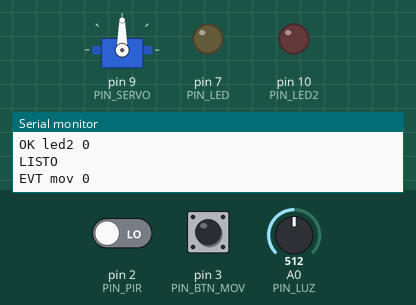
The sketch below on a simulated Arduino Mega 2560, built with avr-gcc and run on an emulated ATmega2560. Parts: servo, output pins drawn as LEDs (lit = HIGH), the last lines printed to the serial monitor. Inputs (shaded band) come from the test bench; at power-on: pin 2 (PIN_PIR) LOW, pin 3 (PIN_BTN_MOV) HIGH, A0 (PIN_LUZ) = 512.

Above: at 0.1 s.
At 1.1 s:
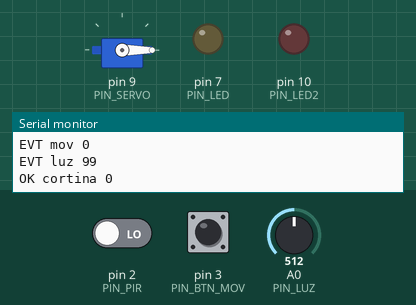
Timing chart, 0 to 2.6 s (numbered marks = the images above):
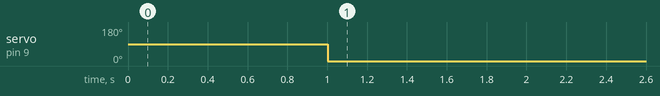

The sketch:

firmware.ino
```cpp
#include <Servo.h>

// Casa Inteligente - firmware del Arduino (Uno o Mega) (capa de hardware).
// Lee sensores y ejecuta comandos: las reglas viven en el backend
// (ControladorAutomatizacion). Unica excepcion: RESPALDO de la cortina por luz, que solo
// actua si el servidor no esta disponible (el puente manda "HB" cada 5 s mientras hay conexion).
// Protocolo serial por lineas, 115200 baudios:
//   Arduino -> PC:  EVT luz <lux> | EVT mov <0|1> | OK led <0|1> | OK led2 <0|1> | OK cortina <0-100>
//   PC -> Arduino:  CMD led <0|1> | CMD led2 <0|1> | CMD cortina <0-100> | HB (latido: el servidor esta conectado)

const uint8_t PIN_PIR = 2;     // SensorMovimiento
const uint8_t PIN_BTN_MOV = 3; // Solo pruebas: boton que simula movimiento (en Wokwi el PIR no se automatiza)
const uint8_t PIN_LUZ = A0;    // SensorLuz (AO del modulo fotoresistencia)
const uint8_t PIN_LED = 7;     // LED
const uint8_t PIN_LED2 = 10;   // LED 2 (mismas reglas que el LED)
const uint8_t PIN_SERVO = 9;   // Servomotor de la Cortina

// Curva de la fotoresistencia del modulo de Wokwi (valores de su documentacion).
// ponytail: calibrar GAMMA/RL10 con el LDR real del montaje fisico.
const float GAMMA = 0.7, RL10 = 50;

// Respaldo de la cortina (misma regla que el servidor: 300 lux, con histeresis para no parpadear):
// se abre por encima de LUX_UMBRAL y se cierra por debajo de LUX_UMBRAL - LUX_HIST.
const float LUX_UMBRAL = 300, LUX_HIST = 50;
const unsigned long LATIDO_MAX_MS = 15000;  // sin latido en este tiempo = sin servidor = modo respaldo
unsigned long ultimoLatido = 0;
bool hayLatido = false;

const unsigned long PERIODO_LUZ_MS = 1000;
unsigned long ultimaLuz = 0;
int ultimoMov = -1;
String linea;

// Servo: libreria Servo (funciona en Uno y en Mega).
Servo servo;
void servoInit() { servo.attach(PIN_SERVO); }
void servoGrados(int g) { servo.write(constrain(g, 0, 180)); }

// Cortina: 0% = cerrada (0 grados), 100% = abierta (90 grados).
void cortina(int pct) {
  pct = constrain(pct, 0, 100);
  servoGrados(pct * 90 / 100);
  Serial.print(F("OK cortina ")); Serial.println(pct);
}

void led(uint8_t pin, const __FlashStringHelper *canal, int v) {
  digitalWrite(pin, v ? HIGH : LOW);
  Serial.print(F("OK ")); Serial.print(canal); Serial.print(' '); Serial.println(v ? 1 : 0);
}

float leerLux() {
  float v = analogRead(PIN_LUZ) / 1024.0 * 5;
  if (v >= 4.99) return 0;  // oscuridad total
  float r = 2000 * v / (1 - v / 5);
  return pow(RL10 * 1e3 * pow(10, GAMMA) / r, 1 / GAMMA);
}

void procesar(String s) {
  s.trim();
  if (s == F("HB")) { ultimoLatido = millis(); hayLatido = true; return; }
  if (!s.startsWith(F("CMD "))) return;
  int esp = s.indexOf(' ', 4);
  if (esp < 0) return;
  String disp = s.substring(4, esp);
  int valor = s.substring(esp + 1).toInt();
  if (disp == F("led")) led(PIN_LED, F("led"), valor);
  else if (disp == F("led2")) led(PIN_LED2, F("led2"), valor);
  else if (disp == F("cortina")) cortina(valor);
  else { Serial.print(F("ERR ")); Serial.println(disp); }
}

void setup() {
  Serial.begin(115200);
  pinMode(PIN_PIR, INPUT);
  pinMode(PIN_BTN_MOV, INPUT_PULLUP);  // sin boton conectado queda en HIGH = sin efecto
  pinMode(PIN_LED, OUTPUT);
  pinMode(PIN_LED2, OUTPUT);
  servoInit();
  cortina(100);
  led(PIN_LED, F("led"), 0);
  led(PIN_LED2, F("led2"), 0);
  Serial.println(F("LISTO"));
}

void loop() {
  // Antirrebote: solo se reporta un cambio que se mantiene estable 50 ms.
  static int crudo = -1;
  static unsigned long desde = 0;
  int mov = digitalRead(PIN_PIR) || !digitalRead(PIN_BTN_MOV);
  if (mov != crudo) { crudo = mov; desde = millis(); }
  if (mov != ultimoMov && millis() - desde >= 50) {
    ultimoMov = mov;
    Serial.print(F("EVT mov ")); Serial.println(mov);
  }
  if (millis() - ultimaLuz >= PERIODO_LUZ_MS) {
    ultimaLuz = millis();
    float lux = leerLux();
    Serial.print(F("EVT luz ")); Serial.println((long)lux);
    // Modo respaldo: solo si nunca hubo latido o el ultimo ya es viejo.
    bool sinServidor = !hayLatido || millis() - ultimoLatido > LATIDO_MAX_MS;
    static int auto_ = -1;  // ultima accion de respaldo: 0 cerrada, 100 abierta
    if (!sinServidor) auto_ = -1;  // al volver a respaldo se reevalua
    else if (lux > LUX_UMBRAL && auto_ != 100) { auto_ = 100; cortina(100); }
    else if (lux < LUX_UMBRAL - LUX_HIST && auto_ != 0) { auto_ = 0; cortina(0); }
  }
  while (Serial.available()) {
    char c = Serial.read();
    if (c == '\n' || c == '\r') { if (linea.length()) procesar(linea); linea = ""; }
    else if (linea.length() < 40) linea += c;
  }
}
```

Measured:
- by itself, servo on pin 9 (PIN_SERVO): 90° → 0° at 1.0 s
